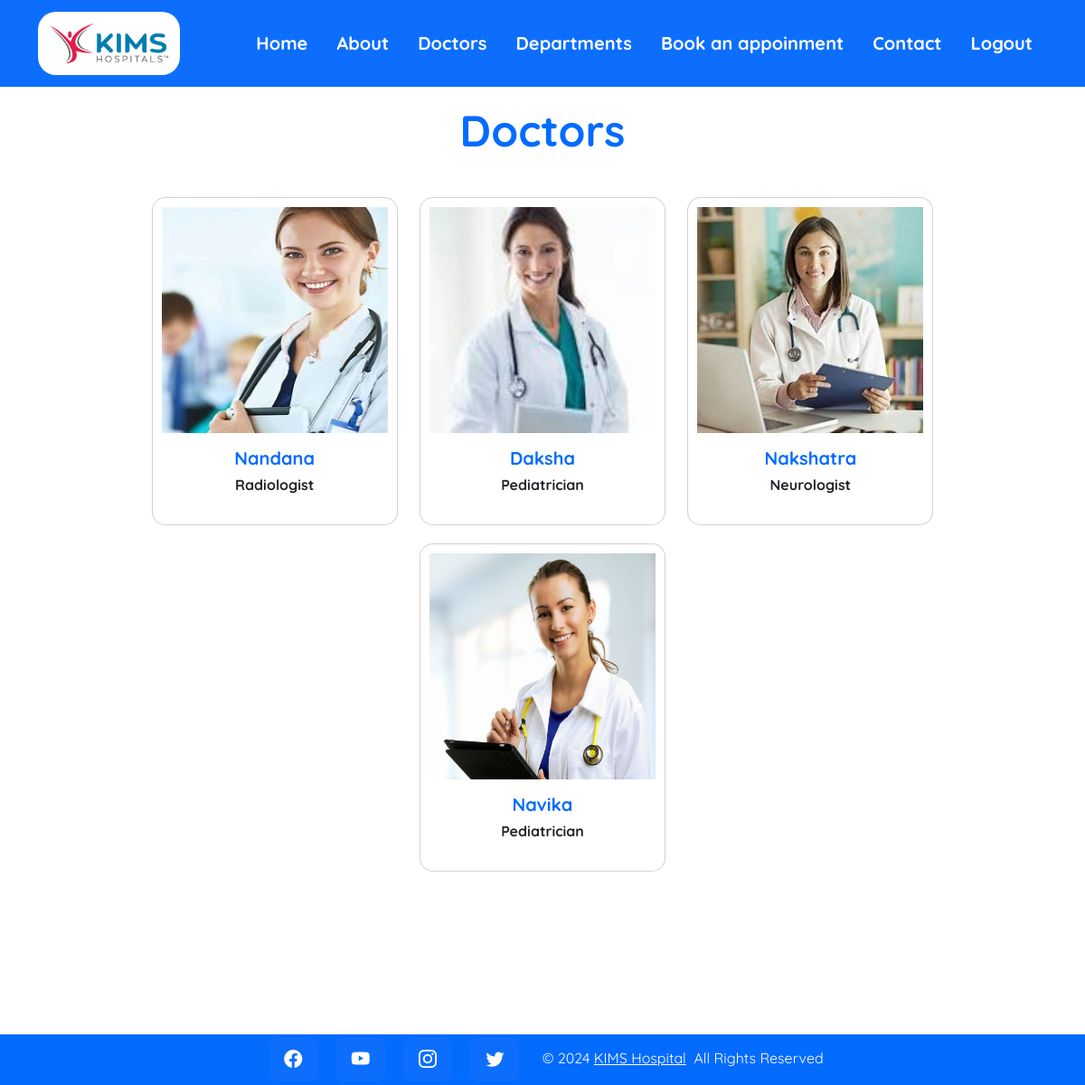
Screenshot of /doctor/ with the database file from the repository.
### kims/models.py (models this page shows, shortened)
class Doctor(models.Model):
    id = models.BigAutoField(primary_key=True)
    name = models.CharField(max_length=200)
    spec = models.TextField()
    dep_name = models.ForeignKey(Department, on_delete = models.CASCADE)
    doc_image = models.ImageField(upload_to='doctors', default='default_image.jpg')

### kims/views.py (the view)
# urls.py: path('doctor/',doctor,name="doctor"),
def doctor(request):
    docs = {
        'doc': Doctor.objects.all()
    }
    return render(request, 'doctor.html',docs)

### templates/doctor.html (shortened to what this page needs)
{% extends 'base.html' %}
{% block content %}
<h2 class="mb-4 display-5 text-center" style="font-weight:bold; margin-top: 20px; color: #046bff;">Doctors</h2>
<div class="container text-center" style="padding: 10px 50px 170px;">
    {% for i in doc %}
    <div class="card" style="display: inline-block; margin: 10px; padding: 10px; border-radius: 15px;">
        <img src="{{ i.doc_image.url }}" style="width: 250px; height: 250px;" alt="... ">
        <div class="card-body">
            <h5 class="card-text" style="font-weight: bolder; color:#046bff;">{{ i.name }}</h5>
            <h6 style="font-weight: bold;">{{ i.spec }}</h6>
        </div>
    </div>
    {% endfor %}
</div>
{% endblock %}

### templates/base.html (shortened to what this page needs)
{% load static %}
<!DOCTYPE html>
<html lang="en">
<head>
    <link rel="stylesheet" href="https://cdn.jsdelivr.net/npm/bootstrap@5.3.2/dist/css/bootstrap.min.css">
    <link rel="stylesheet" href="https://cdn.jsdelivr.net/npm/bootstrap-icons@1.10.5/font/bootstrap-icons.css">
    <link rel="stylesheet" href="../static/css/booking.css">
</head>
<body>
    <nav class="navbar bg-primary navbar-expand-md" style="background-color: #046bff">
        <div class="container">
            <a class="navbar-brand" href="#">
                <img src="/static/images/logo.jpg" height="70" style="border-radius: 20px" />
            </a>
            <div class="collapse navbar-collapse">
                <ul class="navbar-nav ms-auto" style="font-size: 20px; font-weight: bold;">
                    <li class="nav-item">
                        <a class="nav-link mx-2 text-white" href="{% url 'index' %}">Home</a>
                    </li>
                    <li class="nav-item">
                        <a class="nav-link mx-2 text-white" href="{% url 'about' %}">About</a>
                    </li>
                    <li class="nav-item">
                        <a class="nav-link mx-2 text-white" href="{% url 'doctor' %}">Doctors</a>
                    </li>
                    <li class="nav-item">
                        <a class="nav-link mx-2 text-white" href="{% url 'department' %}">Departments</a>
                    </li>
                    <li class="nav-item">
                        <a class="nav-link mx-2 text-white" href="{% url 'booking' %}">Book an appoinment</a>
                    </li>
                    <li class="nav-item">
                        <a class="nav-link mx-2 text-white" href="{% url 'contact' %}">Contact</a>
                    </li>
                    <li class="nav-item">
                        <a class="nav-link mx-2 text-white" href="{% url 'logout' %}">Logout</a>
                    </li>
                </ul>
            </div>
        </div>
    </nav>
    {% block content %} {% endblock %}
    <footer style="background-color: #046bff">
        <div class="text-center text-white p-1">
            <button type="button" class="btn btn-primary btn-lg btn-floating mx-2">
                <i class="bi bi-facebook"></i>
            </button>
            <button type="button" class="btn btn-primary btn-lg btn-floating mx-2">
                <i class="bi bi-youtube"></i>
            </button>
            <button type="button" class="btn btn-primary btn-lg btn-floating mx-2">
                <i class="bi bi-instagram"></i>
            </button>
            <button type="button" class="btn btn-primary btn-lg btn-floating mx-2">
                <i class="bi bi-twitter"></i>
            </button>
            &nbsp;&nbsp;
            © 2024 <a class="text-white" href="#">KIMS Hospital</a>&nbsp; All Rights Reserved
        </div>
    </footer>
</body>
</html>

### templates/base.html (style rules this page uses)
* { font-family: Quicksand, sans-serif; }

### rows the page displays
Doctor: doc_image (picture), name "Nandana", spec "Radiologist"
Doctor: doc_image (picture), name "Daksha", spec "Pediatrician"
Doctor: doc_image (picture), name "Nakshatra", spec "Neurologist"
Doctor: doc_image (picture), name "Navika", spec "Pediatrician"
